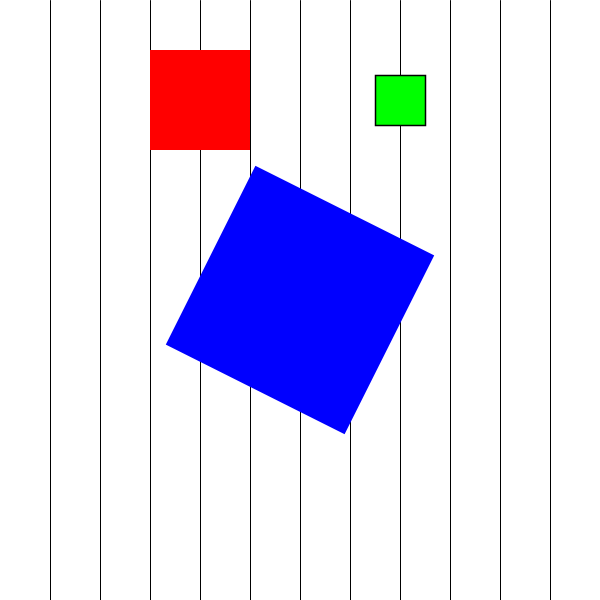
Frame 1 (no input)
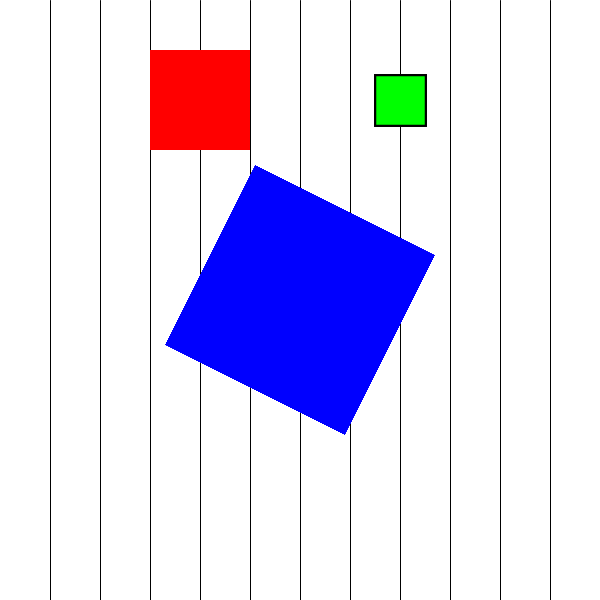
Frame 60 (the mouse pressed at the canvas centre just before this capture)
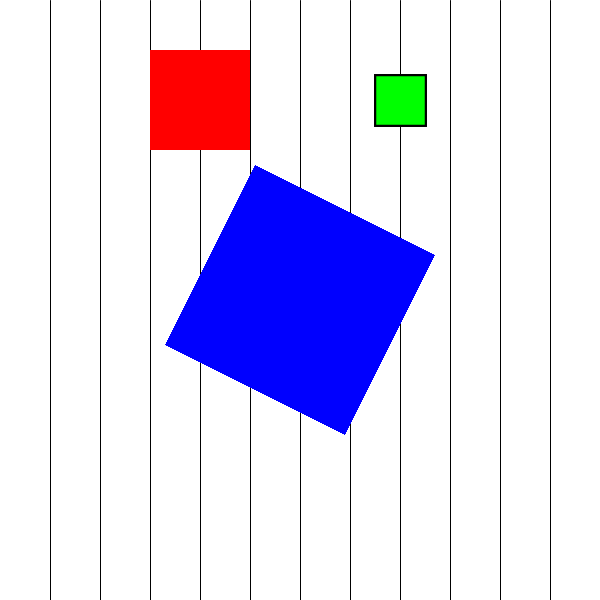
Frame 120 (the mouse held since frame 60 and released just before this capture)

The Processing sketch that drew these frames (run headless with seeded random() and noise(); from frame 60 on, the mouse is pressed at the canvas centre):

// Processing sketch: exer35_basics_of_translate
// ── exer35_basics_of_translate.pde
void setup() {
  size(600, 600);
  background(255);
  rectMode(CENTER);
  //noStroke();
}

void draw() {
  int y1 = 0;
  int spacing = 50;
  int lineH = height;
  
  for (int x = 50; x <= width; x += spacing) {
    line(x, y1, x, y1 + lineH);
  }
  
  noStroke();
  fill(255, 0, 0);
  rect(200, 100, 100, 100);
  
  pushMatrix();
  pushStyle();
  translate(400, 100);
  scale(0.5);
  stroke(0);
  strokeWeight(3);
  fill(0, 255, 0);
  rect(0, 0, 100, 100);
  popStyle();
  popMatrix();
  
  pushMatrix();
  translate(300, 300);
  scale(2);
  rotate(degrees(PI*0.5));
  fill(0, 0, 255);
  rect(0, 0, 100, 100);
  popMatrix();
  
}
